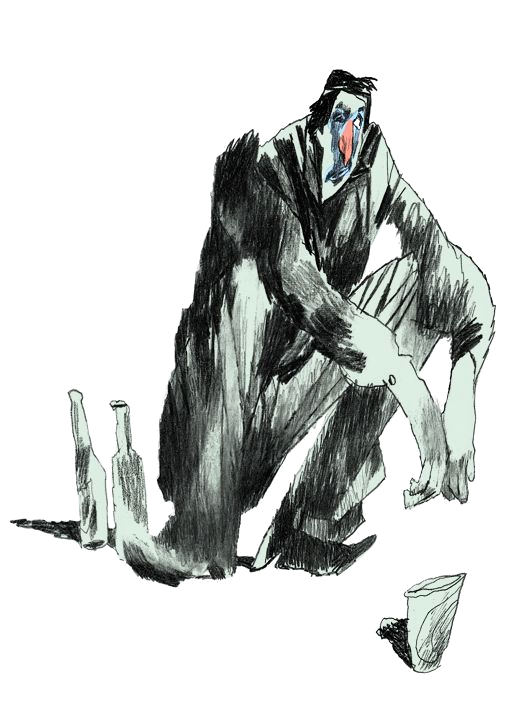
#> input picture DATASET/001.png, 526 x 709 px
$ python -i preparar_dataset.py   (imports and definitions only)
#> lines starting #> are read from the running program, lines starting #| are printed output that depends on the picture
#> further down, picture is the input picture: PIL image 526x709 RGB; mean R, G, B 205.5, 208.2, 206.5
"""
Prepara el dataset de entrenamiento a partir de SELECCION/.

- Blanquea el papel: el modelo debe aprender que el fondo es blanco puro,
  para que luego se pueda volver transparente sin halos.
- En las FOTOGRAFIADAS corrige además la iluminación desigual (sombras, viñeteo).
- Guarda PNG + .txt con la descripción en DATASET/.

Uso:  python ENTRENAMIENTO/preparar_dataset.py
Necesita: pip install pillow numpy
"""
import os
import sys
import glob

import numpy as np
from PIL import Image, ImageFilter

RAIZ = os.path.dirname(os.path.dirname(os.path.abspath(__file__)))
sys.path.insert(0, os.path.dirname(os.path.abspath(__file__)))
from descripciones import DESCRIPCIONES, ESCENAS, TRIGGER  # noqa: E402

ORIGEN = os.path.join(RAIZ, "SELECCION")
DESTINO = os.path.join(RAIZ, "DATASET")
LADO_MAX = 1536  # no hace falta más para entrenar


def color_papel(arr):
    """Color del papel = tono de los píxeles más claros."""
    lum = arr.mean(axis=2)
    claros = arr[lum >= np.percentile(lum, 85)]
    return np.median(claros, axis=0)


def mapa_iluminacion(img):
    """Estima el papel sin trazos: se borran las líneas (filtro máximo) y se difumina."""
    pequeno = img.convert("L").resize((max(1, img.width // 8), max(1, img.height // 8)), Image.BILINEAR)
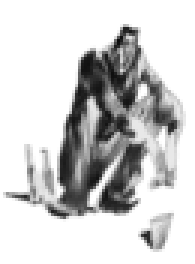
#> pequeno: PIL image 65x88 L (shown 3 times larger); min 12, max 255, mean 207.2
    pequeno = pequeno.filter(ImageFilter.MaxFilter(9)).filter(ImageFilter.GaussianBlur(6))
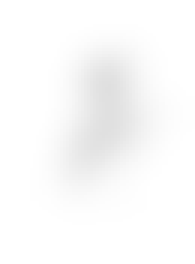
#> pequeno: PIL image 65x88 L (shown 3 times larger); min 223, max 255, mean 250.4
    return np.asarray(pequeno.resize(img.size, Image.BICUBIC), dtype=np.float32)


def blanquear(img, fotografiada):
    arr = np.asarray(img.convert("RGB"), dtype=np.float32)
    if fotografiada:
        ilum = mapa_iluminacion(img)[..., None]
        arr = arr / np.maximum(ilum, 1.0) * 255.0
    papel = np.maximum(color_papel(arr), 1.0)
    arr = arr / papel * 255.0
    # punto blanco: lo casi blanco pasa a blanco puro, sin tocar los trazos suaves
    arr = np.clip((arr - 0.0) / 0.97, 0, 255)
    if fotografiada:
        # las fotos pierden contraste; un poco de curva para recuperar el negro del grafito
        arr = 255.0 * (arr / 255.0) ** 1.15
    return Image.fromarray(np.clip(arr, 0, 255).astype(np.uint8))


def main():
    os.makedirs(DESTINO, exist_ok=True)
    for f in glob.glob(os.path.join(DESTINO, "*")):
        os.remove(f)
    hechas = 0
    for sub, foto in (("NUCLEO", False), ("FOTOGRAFIADAS", True)):
        for ruta in sorted(glob.glob(os.path.join(ORIGEN, sub, "*"))):
            num = int(os.path.basename(ruta).split("_")[0])
            if num not in DESCRIPCIONES:
                print("Sin descripción, se salta:", ruta)
                continue
            img = Image.open(ruta)
            img.thumbnail((LADO_MAX, LADO_MAX), Image.LANCZOS)
            img = blanquear(img, foto)
            base = os.path.join(DESTINO, f"{num:03d}")
            img.save(base + ".png", optimize=True)
            with open(base + ".txt", "w", encoding="utf-8") as fh:
                final = "full scene drawn on paper" if num in ESCENAS else "isolated on plain white paper"
                fh.write(f"{TRIGGER} illustration, {DESCRIPCIONES[num]}, {final}")
            hechas += 1
    print(f"{hechas} imágenes preparadas en {DESTINO}")


# [2 lines not run here, left out]

>>> from PIL import Image
>>> picture = Image.open('../DATASET/001.png')
>>> result = mapa_iluminacion(picture)

$ run again, on DATASET/005.png
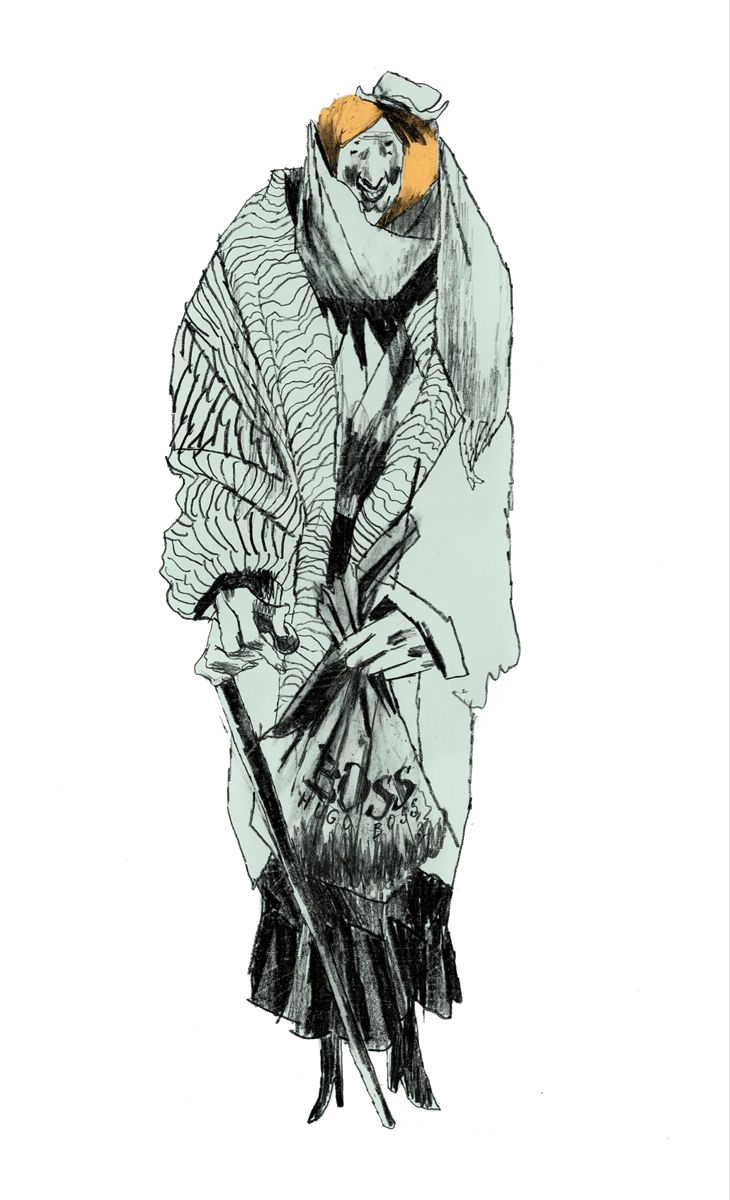
#> input picture DATASET/005.png, 730 x 1200 px
#> picture is the input picture: PIL image 730x1200 RGB; mean R, G, B 220.4, 223, 220.7
#> in mapa_iluminacion, `pequeno = img.convert("L").resize((max(1, img.width // 8), max(1, img...`:
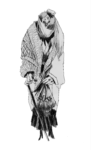
#> pequeno: PIL image 91x150 L; min 5, max 255, mean 222
#> in mapa_iluminacion, `pequeno = pequeno.filter(ImageFilter.MaxFilter(9)).filter(ImageFilter...`:
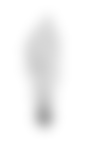
#> pequeno: PIL image 91x150 L; min 173, max 255, mean 245.1

$ run again, on DATASET/013.png
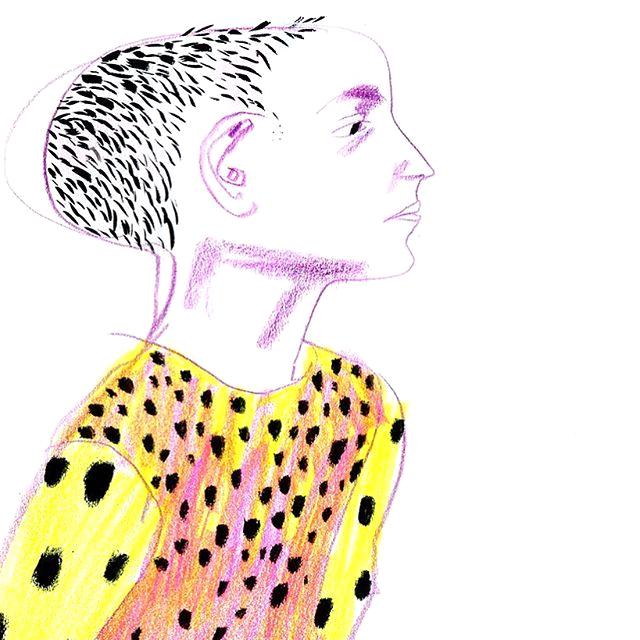
#> input picture DATASET/013.png, 640 x 640 px
#> picture is the input picture: PIL image 640x640 RGB; mean R, G, B 238.6, 230.2, 216.5
#> in mapa_iluminacion, `pequeno = img.convert("L").resize((max(1, img.width // 8), max(1, img...`:
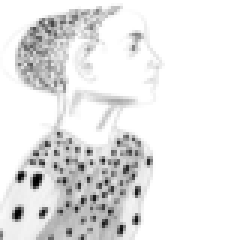
#> pequeno: PIL image 80x80 L (shown 3 times larger); min 1, max 255, mean 231.1
#> in mapa_iluminacion, `pequeno = pequeno.filter(ImageFilter.MaxFilter(9)).filter(ImageFilter...`:
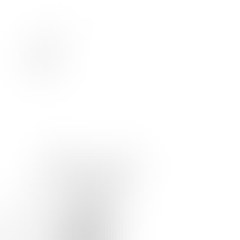
#> pequeno: PIL image 80x80 L (shown 3 times larger); min 217, max 255, mean 251
